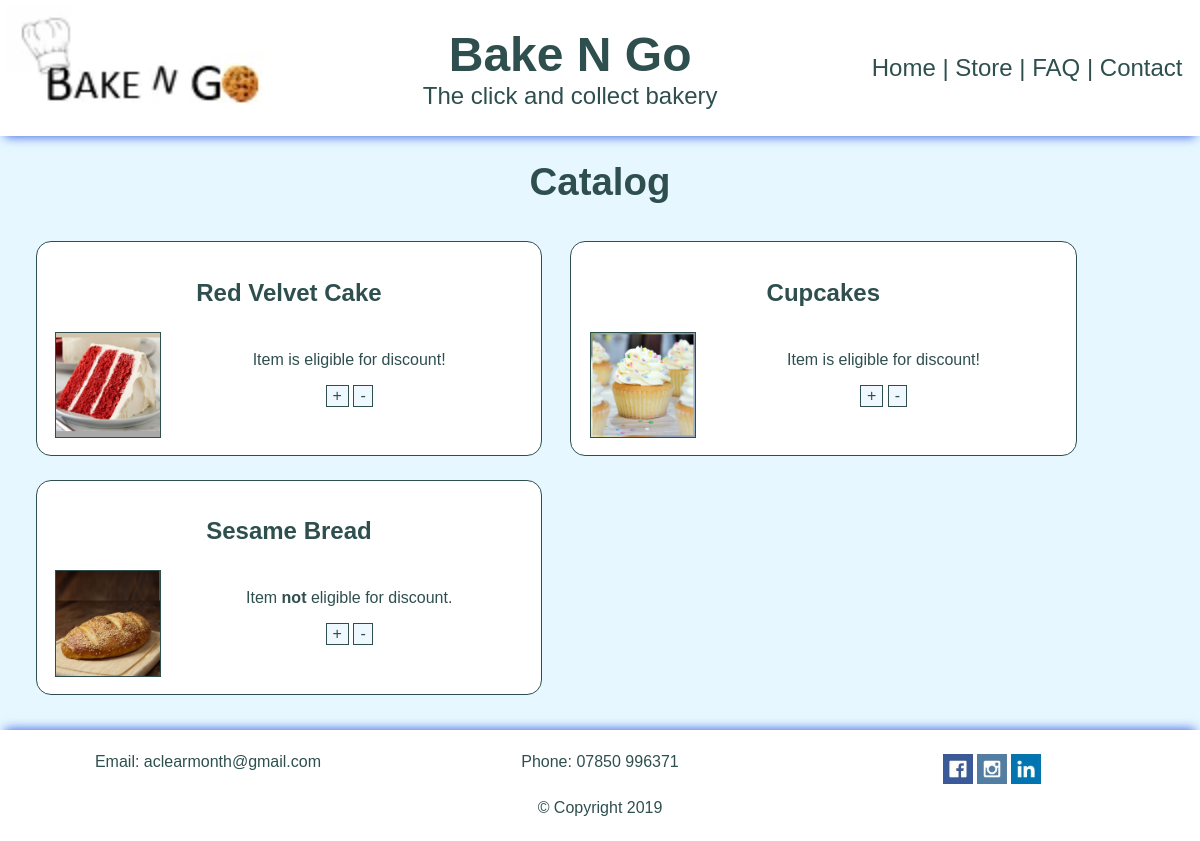
Page /?p=store on the committed database.
### tables this page shows
CREATE TABLE `products` (
  `id` int(11) NOT NULL,
  `name` varchar(55) NOT NULL,
  `qtyAvailable` int(11) NOT NULL,
  `discountEligible` tinyint(1) NOT NULL,
  `image` varchar(255) NOT NULL,
  `price` float NOT NULL
);

### app/Model/index.php (called while the page is built, shortened)
<?php
    Class Index
    {
        private $conn;
        private $page;
        private $products   = array();
        public function __construct() {
            $this->conn = new \mysqli("localhost", "root", "", "BakeNGo");
        }
        public function cleanse($dirty) {
            return htmlspecialchars(trim($dirty), ENT_QUOTES);
        }
            public function findProduct($criteria = false) {
                $where = $criteria != false ? "WHERE name='" . $this->cleanse($criteria) . "'" : "";
                $sql    = "SELECT id, name, qtyAvailable, discountEligible, image, price FROM products " . $where;
                $result = $this->conn->query($sql);
                if ( gettype($result) == "object" && $result->num_rows > 0) {
                    while($row = $result->fetch_assoc()) {
                        array_push($this->products, $row);
                    }
                }
            }
            public function getProduct() {
                return $this->products;
            }
            public function setPage($to) {
                $this->page = $to;
            }
            public function getPage() {
            return $this->page;
            }
    }

### app/Model/store.php (called while the page is built, shortened)
<?php
    Class Store
    {
        private $mIndex;
        private $catalog = array();
        public function __construct($mIndex) {
            $this->mIndex = $mIndex;
        }
        public function findCatalog() {
            $this->mIndex->findProduct();
            $this->catalog = $this->mIndex->getProduct();
        }
        public function getCatalog() {
            return $this->catalog;
        }
    }

### app/View/store.php (the view, shortened to what this page needs)
<?php
    Class Store
    {
        public function title($title) {
            $html = '
                <h1 class="title">
                    ' . $title . '
                </h1>
            ';
            return $html;
        }
        public function catalogItem($details) {
            $discount = $details["discountEligible"] ? "Item is eligible for discount!" : "Item <b>not</b> eligible for discount.";
            $niceName = str_replace(" ", "_", $details["name"]);
            $html = '
                <article class="item">
                    <article class="itemDetails">
            ';
            $html .= '
                    <article class="nameHeader"><h2>' . $details["name"] . '</h2></article>
                    <article><img src="public/img/' . $details["name"] . '.jpg" class="catalogImg" alt="Image of ' . $details["name"] . '" /></article>
                    <article>
                        <p>' . $discount . '</p>
                        <button id="add' . $niceName . '" onclick="add(this);">+</button>
                        <button id="rem' . $niceName . '" onclick="rem(this);">-</button>
                    </article>
            ';
            $html .= '
                    </article>
                </article>
            ';
            return $html;
        }
        public function startItems() {
            $html = '
                <section class="items" id="items">
            ';
            return $html;
        }
        public function endItems() {
            $html = '
                </section>
            ';
            return $html;
        }
    }

### index.php (shortened to what this page needs)
<?php
    require_once("app/Model/index.php");
    require_once("app/View/index.php");
    require_once("app/Controller/index.php");
    $mIndex = new app\Model\Index();
    $cIndex = new app\Controller\Index($mIndex);
    $vIndex = new app\View\Index($mIndex, $cIndex);
    $page = array_key_exists("p", $_GET) &&
            file_exists("app/" . $mIndex->cleanse($_GET["p"]) . ".php")
        ? $mIndex->cleanse($_GET["p"])
        : "home"
    ;
    echo $vIndex->startHtml();
        echo $vIndex->header();
        require_once("app/" . $page . ".php");
        echo $vIndex->footer();
    echo $vIndex->endHtml();

### app/View/index.php (shortened to what this page needs)
<?php
    Class Index
    {
        private $model;
        public function __construct($model, $controller) {
            $this->model        = $model;
        }
        public function startHtml() {
            $html = '
                <!DOCTYPE html>
                <html lang="en">
                    <head>
                        <title>' . ucfirst($this->model->getPage()) . ' - Bake N Go</title>
                        <meta charset="UTF-8">
                        <meta name="description" content="Bake N Go, Click and collect Bakery">
                        <meta name="keywords"    content="Bake and Go, Bake N Go, Bakery, Cakes, Bread, Cupcakes, Click, Collect, Pick up, Collection, Ordering, Reserve">
                        <meta name="author"      content="Andreas Learmonth">
                        <meta name="viewport"    content="width=device-width, initial-scale=1.0">
                        <link rel="apple-touch-icon" sizes="180x180" href="public/img/apple-touch-icon.png">
                        <link rel="icon" type="image/png" sizes="32x32" href="public/img/favicon-32x32.png">
                        <link rel="icon" type="image/png" sizes="16x16" href="public/img/favicon-16x16.png">
                        <link rel="manifest" href="site.webmanifest">
                        <link rel="mask-icon" href="public/img/safari-pinned-tab.svg" color="#5bbad5">
                        <link rel="shortcut icon" href="public/img/favicon.ico">
                        <meta name="msapplication-TileColor" content="#00aba9">
                        <meta name="msapplication-config" content="public/img/browserconfig.xml">
                        <meta name="theme-color" content="#ffffff">
                        <link rel="stylesheet" type="text/css" href="public/css/normalize.css"                       />
                        <link rel="stylesheet" type="text/css" href="public/css/index.css"                           />
                        <link rel="stylesheet" type="text/css" href="public/css/' . $this->model->getPage() . '.css" />
                    </head>
                    <body>
            ';
            return $html;
        }
        public function endHtml() {
            $html = '
                        <script src="public/js/index.js"></script>
                        <script src="public/js/' . $this->model->getPage() . '.js"></script>
                    </body>
                </html>
            ';
            return $html;
        }
        public function header() {
            $html = '
                <header>
                    <img src="public/img/Logo.webp" alt="Bake N Go Logo" class="logo" />
                    <section class="site">
                        <h1 class="company">
                            Bake N Go
                        </h1>
                        <p class="strapline">
                            The click and collect bakery
                        </p>
                    </section>
                    <nav>
                        <a href="?p=home"    aria-label="Home page">    Home    </a> |
                        <a href="?p=store"   aria-label="Store page">   Store   </a> |
                        <a href="?p=faq"     aria-label="FAQs page">    FAQ     </a> |
                        <a href="?p=contact" aria-label="Contacts page">Contact </a>
                    </nav>
                </header>
                <main>
            ';
            return $html;
        }
        public function footer() {
            $html = '
                </main>
                <footer>
                    <section class="flex-container-footer">
                        <article class="footerItem">
                            Email:
                            <a href="mailto:aclearmonth@gmail.com">
                                aclearmonth@gmail.com
                            </a>
                        </article>
                        <article class="footerItem">
                            Phone:
                            <a href="tel:00447850996371">
                                07850 996371
                            </a>
                        </article>
                        <article class="footerItem">
                            <a href="https://www.facebook.com/anders.learmonth" target="_blank" rel="noreferrer">
                                <picture>
                                    <source srcset="public/img/facebook.jpg" class="socialMedia">
                                    <img src="public/img/facebook.jpg" alt="Facebook" class="socialMedia">
                                </picture>
                            </a>
                            <a href="https://www.instagram.com/dregozone/" target="_blank" rel="noreferrer">
                                <picture>
                                    <source srcset="public/img/instagram.jpg" class="socialMedia">
                                    <img src="public/img/instagram.jpg" alt="Instagram" class="socialMedia">
                                </picture>
                            </a>
                            <a href="https://www.linkedin.com/in/andreas-learmonth-982318a1/" target="_blank" rel="noreferrer">
                                <picture>
                                    <source srcset="public/img/linkedin.jpg" class="socialMedia">
                                    <img src="public/img/linkedin.jpg" alt="LinkedIn" class="socialMedia">
                                </picture>
                            </a>
                        </article>
                    </section>
                    <section class="copyright">
                        &copy; Copyright 2019
                    </section>
                </footer>
            ';
            return $html;
        }
    }

### app/store.php (shortened to what this page needs)
<?php
    require_once("Model/store.php");
    require_once("View/store.php");
    require_once("Controller/store.php");
    $model      = new Model\Store($mIndex);
    $controller = new Controller\Store($model);
    $view       = new View\Store($model, $controller);
    $model->findCatalog();
    echo $view->startItems();
    echo $view->title("Catalog");
    foreach ( $model->getCatalog() as $row => $details ) {
        echo $view->catalogItem($details);
    }
    echo $view->endItems();

### public/css/index.css (style rules this page uses)
* { font-family: sans-serif; color: darkslategrey; box-sizing: border-box; }
a { text-decoration: none; color: inherit; }
button { border: 1px solid darkslategrey; background: aliceblue; }
header { position: relative; display: flex; justify-content: center; align-items: center; background: white; font-size: 2vw; -webkit-box-shadow: 0 6px 10px -5px royalblue; -moz-box-shadow: 0 6px 10px -5px royalblue; box-shadow: 0 6px 10px -5px royalblue; z-index: 9; }
header > * { width: 32%; margin: 0.5%; text-align: center; }
.logo { max-height: 124px; max-width: 274px; }
.site { width: 50%; }
.company { margin: 0; padding: 0; }
.strapline { margin: 0; padding: 0; }
nav { width: 30%; }
main { position: relative; padding: 2%; background: #e6f7ff; z-index: 1; }
.title { font-size: 240%; text-align: center; padding-top: 0; margin-top: 0; }
footer { position: relative; text-align: center; -webkit-box-shadow: 0 -6px 10px -5px royalblue; -moz-box-shadow: 0 -6px 10px -5px royalblue; box-shadow: 0 -6px 10px -5px royalblue; padding: 1%; z-index: 9; }
.copyright { display: block; padding-bottom: 1%; }
.flex-container-footer { display: flex; flex-direction: row; }
.flex-container-footer > article.footerItem { width: 33%; margin: 1% auto; text-align: center; line-height: 100%; font-size: 100%; }
.socialMedia { width: 30px; height: 30px; }

### public/css/store.css (style rules this page uses)
.items { width: 70%; float: left; }
.item { display: inline-block; background: white; border: 1px solid darkslategrey; border-radius: 15px; margin: 1%; padding: 1%; width: 44%; }
.itemDetails { display: grid; grid-template-columns: 25% 75%; }
.itemDetails > article { text-align: center; padding: 1%; }
.nameHeader { grid-column: 1 / 3; }
.catalogImg { width: 90%; border: 1px solid darkslategrey; }

### rows in the picture
products: name "Red Velvet Cake", name (picture), discountEligible "Item is eligible for discount!"
products: name "Cupcakes", name (picture), discountEligible "Item is eligible for discount!"
products: name "Sesame Bread", name (picture), discountEligible "Item"

### other values in the picture
$title "Catalog"
